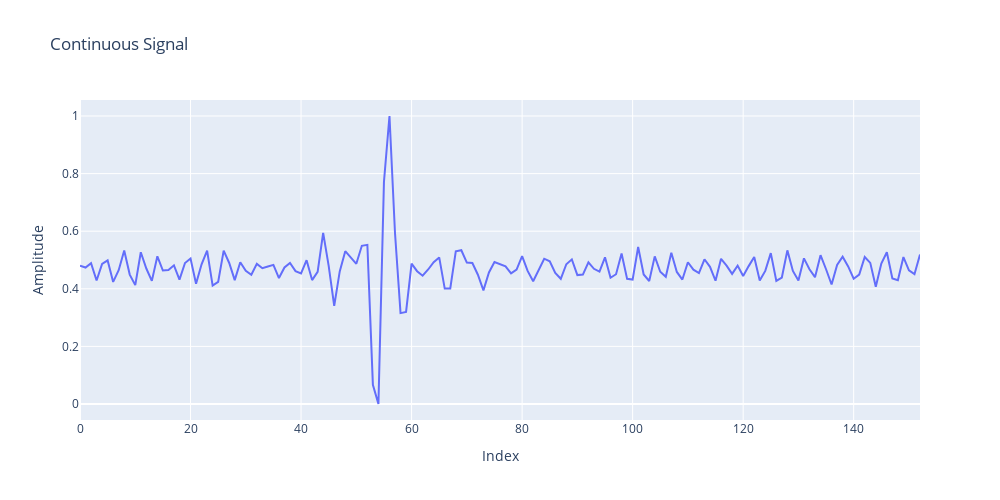

The notebook cell saved with this chart:
### Code cell
draw(normalizedPVC[0])

### Figure 1 — Plotly figure (JSON) as saved in the notebook; plotly's stock layout.template omitted (floating-point values rounded to 4 significant figures; data arrays with more than 128 entries replaced by an {"elided": "..."} marker saying what was removed)
{"data": [{"mode": "lines", "name": "Continuous Signal", "type": "scatter", "y": {"elided": "153 float values"}}], "layout": {"height": 500, "title": {"text": "Continuous Signal"}, "width": 1000, "xaxis": {"title": {"text": "Index"}}, "yaxis": {"title": {"text": "Amplitude"}}}}
